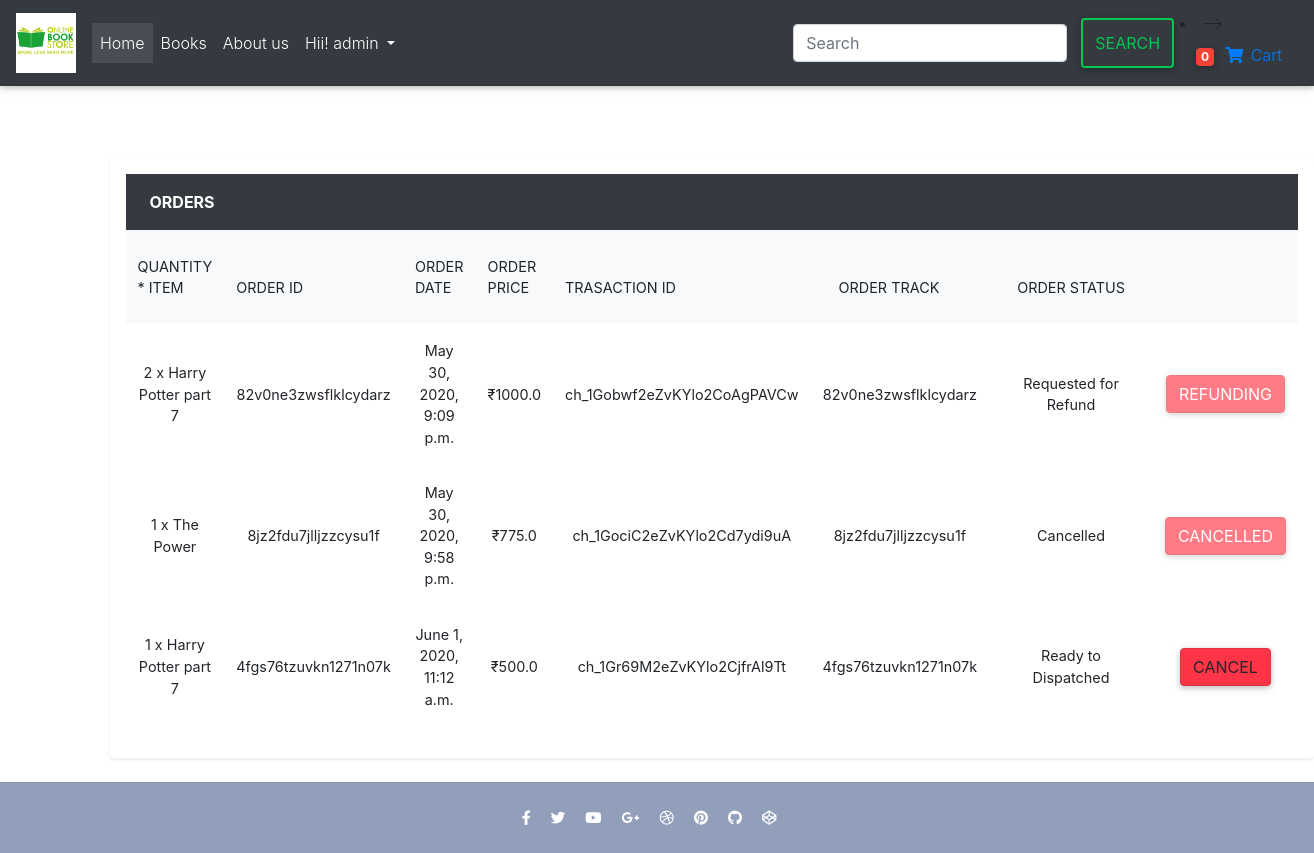
The page /order-details/ (signed in) on the database its author committed.
### core/models.py (models this page shows, shortened)
class Order(models.Model):
    user = models.ForeignKey(settings.AUTH_USER_MODEL,
                             on_delete=models.CASCADE)
    ref_code = models.CharField(max_length=20, blank=True, null=True)
    items = models.ManyToManyField(OrderItem)
    start_date = models.DateTimeField(auto_now_add=True)
    ordered_date = models.DateTimeField()
    ordered = models.BooleanField(default=False)
    shipping_address = models.ForeignKey(
        'Address', related_name='shipping_address', on_delete=models.SET_NULL, blank=True, null=True)
    billing_address = models.ForeignKey(
        'Address', related_name='billing_address', on_delete=models.SET_NULL, blank=True, null=True)
    payment = models.ForeignKey(
        'Payment', on_delete=models.SET_NULL, blank=True, null=True)
    coupon = models.ForeignKey(
        'Coupon', on_delete=models.SET_NULL, blank=True, null=True)
    being_delivered = models.BooleanField(default=False)
    received = models.BooleanField(default=False)
    refund_requested = models.BooleanField(default=False)
    cancel_requested = models.BooleanField(default=False)
    refund_granted = models.BooleanField(default=False)
    cancel_granted = models.BooleanField(default=False)
    '''
    1. Item added to cart
    2. Adding a billing address
    (Failed checkout)
    3. Payment
    (Preprocessing, processing, packaging etc.)
    4. Being delivered
    5. Received
    6. Refunds
    '''
    def cancel_req(self):
        return reverse('core:cancel-order',kwargs={
            'ref' :self.ref_code
        })
    def refund_req(self):
        return reverse('core:refund-order', kwargs={
            'ref': self.ref_code
        })

class OrderItem(models.Model):
    user = models.ForeignKey(settings.AUTH_USER_MODEL,
                             on_delete=models.CASCADE)
    ordered = models.BooleanField(default=False)
    item = models.ForeignKey(Item, on_delete=models.CASCADE)
    quantity = models.IntegerField(default=1)
    def __str__(self):
        return f"{self.quantity} x {self.item.title}"

class Item(models.Model):
    title = models.CharField(max_length=100)
    language = LanguageField(blank =True, null=True)
    author = models.CharField(max_length=100,blank=True, null=True)
    isbn = models.PositiveIntegerField(blank=True,null=True)
    price = models.FloatField()
    discount_price = models.FloatField(blank=True, null=True)
    category = models.CharField(choices=CATEGORY_CHOICES, max_length=2)
    label = models.CharField(choices=LABEL_CHOICES, max_length=1)
    slug = models.SlugField()
    description = models.TextField()
    image = models.ImageField()

class Payment(models.Model):
    stripe_charge_id = models.CharField(max_length=50)
    user = models.ForeignKey(settings.AUTH_USER_MODEL,
                             on_delete=models.SET_NULL, blank=True, null=True)
    amount = models.FloatField()
    timestamp = models.DateTimeField(auto_now_add=True)

### core/views.py (the view)
# urls.py: path('order-details/',orderdetails, name='order-details'),
def orderdetails(request):
    ord = Order.objects.filter(user= request.user ,ordered = True)
    return render(request,'past_orders.html',{'ord':ord})

### core/templatetags/cart_template_tags.py (called while the page is built)
@register.filter
def cart_item_count(user):
    if user.is_authenticated:
        qs = Order.objects.filter(user=user, ordered=False)
        if qs.exists():
            return qs[0].items.count()
    return 0

### templates/past_orders.html (shortened to what this page needs)
{% extends 'base.html' %}
{% load static %}
    {% block content %}
 <div class="container col col">
        <div class="row">
            <div class="offset-1 p-3 bg-white rounded shadow-sm">
                <div class="bg-dark text-white px-4 py-3 text-uppercase font-weight-bold">Orders</div>
                <div class="table-responsive">
                    <table class="table">
                        <thead>
                        <tr>
                            <th scope="col" class="border-0 bg-light">
                                <div class="py-2 text-uppercase">Quantity * Item</div>
                            </th>
                            <th scope="col" class="border-0 bg-light">
                                <div class="py-2 text-uppercase">Order id</div>
                            </th>
                            <th scope="col" class="border-0 bg-light">
                                <div class="py-2 text-uppercase">order date</div>
                            </th>
                            <th scope="col" class="border-0 bg-light">
                                <div class="py-2 text-uppercase">order price</div>
                            </th>
                            <th scope="col" class="border-0 bg-light">
                                <div class="py-2 text-uppercase">Trasaction id</div>
                            </th>
                            <th scope="col" class="border-0 bg-light">
                                <div class="py-2 px-3 text-uppercase">Order Track</div>
                            </th>
                            <th scope="col" class="border-0 bg-light">
                                <div class="py-2 px-3 text-uppercase"> Order&nbsp;status</div>
                            </th>
                            <th scope="col" class="border-0 bg-light">
                                <div class="py-2 px-3 text-uppercase">&nbsp;</div>
                            </th>
                        </tr>
                        </thead>
                        <tbody>
                {% for i in ord %}
                  <tr>
                      <td class="border-0 align-middle" style="text-align: center"><strong>{{i.items.get}}</strong></td>
                      <td class="border-0 align-middle" style="text-align: center"><strong>{{i.ref_code}}</strong></td>
                      <td class="border-0 align-middle" style="text-align: center"><strong>{{i.ordered_date}}</strong></td>
                      <td class="border-0 align-middle" style="text-align: center"><strong>&#8377;{{i.payment.amount}}</strong></td>
                      <td class="border-0 align-middle" style="text-align: center"><strong>{{i.payment.stripe_charge_id}}</strong></td>
                      <td class="border-0 align-middle" style="text-align: center"><strong>{{i.ref_code}}</strong></td>
                      {%if i.cancel_requested == False and i.received == False %}
                      <td class="border-0 align-middle" style="text-align: center"><strong>Ready to Dispatched</strong></td>
                      <td class="border-0 align-middle" style="text-align: center"><a class="btn btn-danger" href='{{ i.cancel_req}}'>cancel</a></td>
                            {% elif i.cancel_requested == True and i.cancel_granted == False and i.received == False %}
                      <td class="border-0 align-middle" style="text-align: center"><strong>Request for cancellation</strong></td>
                      <td class="border-0 align-middle" style="text-align: center">
                          <a href="#" class="btn btn-danger disabled" role="button" aria-disabled="true">Cancelling</a></td>
                      {% elif i.cancel_granted == True and i.cancel_requested == True %}
                      <td class="border-0 align-middle" style="text-align: center"><strong>Cancelled</strong></td>
                      <td class="border-0 align-middle" style="text-align: center"><a href="#" class="btn btn-danger disabled" role="button" aria-disabled="true">Cancelled</a></td>
                      {% elif i.received == True and i.refund_requested == True %}
                       <td class="border-0 align-middle" style="text-align: center"><strong>Requested for Refund</strong></td>
                      <td class="border-0 align-middle" style="text-align: center">
                          <a href="#" class="btn btn-danger disabled" role="button" aria-disabled="true">Refunding</a></td>
                      {% elif i.refund_requested == True and i.refund_granted == True %}
                      <td class="border-0 align-middle" style="text-align: center"><strong>Refunded</strong></td>
                      <td class="border-0 align-middle" style="text-align: center">
                          <a href="#" class="btn btn-danger disabled" role="button" aria-disabled="true">Refunded</a></td>
{% endif %}
                            </tr>
{% endfor %}
                        </tbody>
                    </table>
                </div>
                   </div>
        </div>
     </div>
{% endblock content %}

### templates/base.html (shortened to what this page needs)
{% load static %}
<!DOCTYPE html>
<html lang="en">
<head>
  <link rel="stylesheet" href="https://use.fontawesome.com/releases/v5.8.1/css/all.css">
  <link href="{% static 'css/bootstrap.min.css' %}" rel="stylesheet">
  <link href="{% static 'css/mdb.min.css' %}" rel="stylesheet">
  <link href="{% static 'css/style.min.css' %}" rel="stylesheet">
</head>
{% include "navbar.html" %}
<body>
    <div class="mt-5 pt-4">
    </div>
    {% block content %}
    {% endblock content %}
    {% include "footer.html" %}
</body>
</html>

### templates/navbar.html (shortened to what this page needs)
{% load cart_template_tags %}
<!doctype html>
<html lang="en">
  <head>
    <link rel="stylesheet" href="https://stackpath.bootstrapcdn.com/bootstrap/4.2.1/css/bootstrap.min.css">
  </head>
  <body>
  {% load static %}
    <nav class="navbar navbar-expand-lg navbar-dark bg-dark">
  <a class="navbar-brand" href="/shop/">
		<img src="{% static 'bk.png' %}" width="60" height="60" alt="" class="d-inline-block">
	</a>
  <div class="collapse navbar-collapse" id="navbarSupportedContent">
    <ul class="navbar-nav mr-auto">
      <li class="nav-item active">
        <a class="nav-link" href="/">Home <span class="sr-only">(current)</span></a>
      </li>
      <li class="nav-item">
        <a class="nav-link" href="/products">Books</a>
      </li>
      <li class="nav-item">
        <a class="nav-link" href="/about" tabindex="-1" aria-disabled="true">About us</a>
      </li>
      {% if request.user.is_authenticated %}
      			<li class="nav-item dropdown">
                <a class="nav-link dropdown-toggle" href="#" id="navbarDropdown" role="button" data-toggle="dropdown" aria-haspopup="true" aria-expanded="false">
					Hii! {{ request.user.username }}
                </a>
            </li>
            {% else %}
            <li class="nav-item">
        <a class="nav-link" href="{% url 'account_login' %}">Register</a>
      </li>{% endif %}
    </ul>
    <form class="form-inline my-2 my-lg-0" method="get" action="/search">
      <input class="form-control mr-sm-2" type="search" placeholder="Search" name="srch" aria-label="Search">
      <button class="btn btn-outline-success my-2 my-sm-0" type="submit">Search</button>
    </form>
  </div>
      {% if request.user.is_authenticated %}
      <li class="nav-item">-->
            <a href="{% url 'core:order-summary' %}" class="nav-link waves-effect">
              <span class="badge red z-depth-1 mr-1"> {{ request.user|cart_item_count }} </span>
              <i class="fas fa-shopping-cart"></i>
              <span class="clearfix d-none d-sm-inline-block"> Cart </span>
            </a>
          </li>
      {% endif %}
</nav>

### templates/footer.html
<footer class="page-footer text-center font-small mt-4 wow fadeIn">
    <hr class="my-4">
    <div class="pb-4">
      <a href="https://www.facebook.com/mdbootstrap" target="_blank">
        <i class="fab fa-facebook-f mr-3"></i>
      </a>
      <a href="https://twitter.com/MDBootstrap" target="_blank">
        <i class="fab fa-twitter mr-3"></i>
      </a>
      <a href="https://www.youtube.com/watch?v=7MUISDJ5ZZ4" target="_blank">
        <i class="fab fa-youtube mr-3"></i>
      </a>
      <a href="https://plus.google.com/u/0/b/107863090883699620484" target="_blank">
        <i class="fab fa-google-plus-g mr-3"></i>
      </a>
      <a href="https://dribbble.com/mdbootstrap" target="_blank">
        <i class="fab fa-dribbble mr-3"></i>
      </a>
      <a href="https://pinterest.com/mdbootstrap" target="_blank">
        <i class="fab fa-pinterest mr-3"></i>
      </a>
      <a href="https://github.com/mdbootstrap/bootstrap-material-design" target="_blank">
        <i class="fab fa-github mr-3"></i>
      </a>
      <a href="http://codepen.io/mdbootstrap/" target="_blank">
        <i class="fab fa-codepen mr-3"></i>
      </a>
    </div>
  </footer>

### templates/scripts.html (shortened to what this page needs)
{% load static %}

### templates/base.html (style rules this page uses)
html, body, header, .carousel { height: 60vh; }

### rows shown on the page
Order: items.get "2 x Harry Potter part 7", ref_code "82v0ne3zwsflklcydarz", ordered_date "May 30, 2020, 9:09 p.m.", payment.amount "1000.0", payment.stripe_charge_id "ch_1Gobwf2eZvKYlo2CoAgPAVCw", cancel_requested "Requested for Refund"
Order: items.get "1 x The Power", ref_code "8jz2fdu7jlljzzcysu1f", ordered_date "May 30, 2020, 9:58 p.m.", payment.amount "775.0", payment.stripe_charge_id "ch_1GociC2eZvKYlo2Cd7ydi9uA", cancel_requested "Cancelled"
Order: items.get "1 x Harry Potter part 7", ref_code "4fgs76tzuvkn1271n07k", ordered_date "June 1, 2020, 11:12 a.m.", payment.amount "500.0", payment.stripe_charge_id "ch_1Gr69M2eZvKYlo2CjfrAl9Tt"

### other values the page prints
{{ request.user.username }} "admin"
{{ request.user|cart_item_count }} "0"
